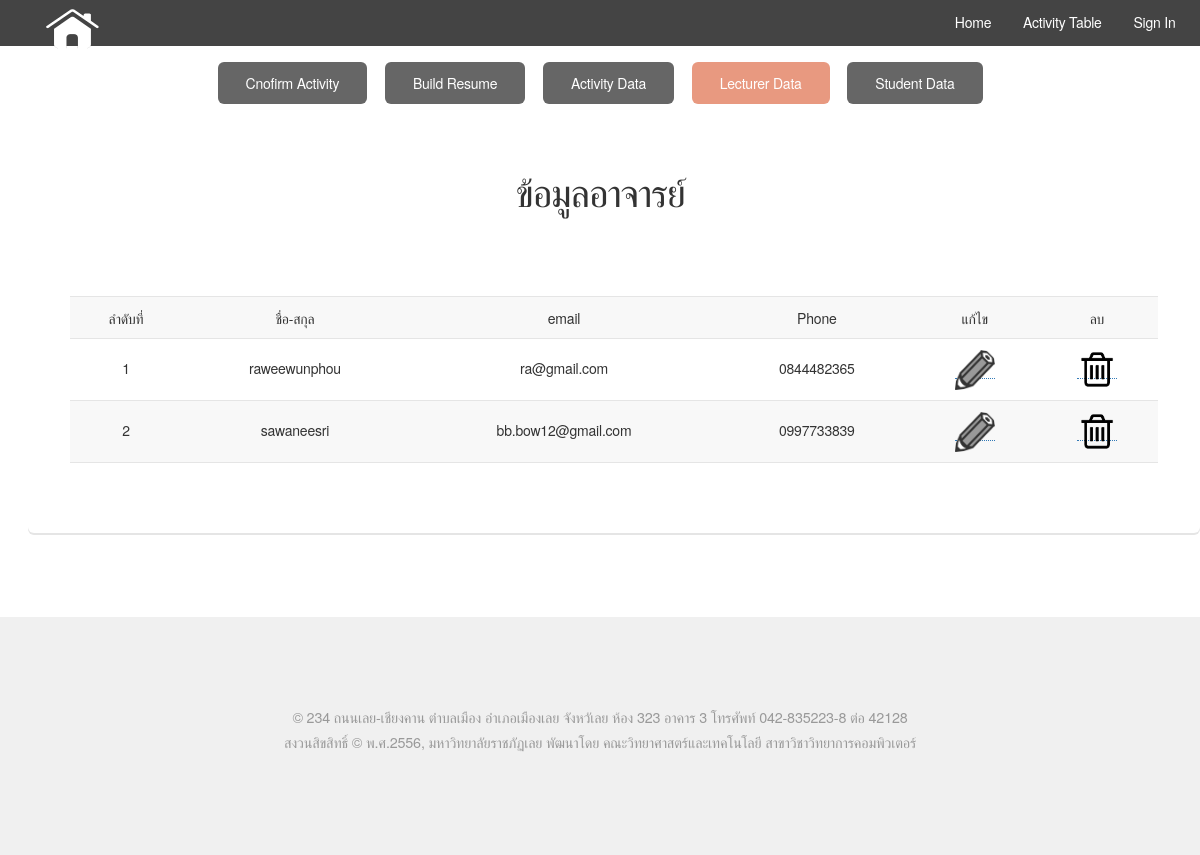
Page /data_aj.php on the committed database.
### tables this page shows
CREATE TABLE `teacher` (
  `teach_id` int(7) NOT NULL AUTO_INCREMENT,
  `teach_name` varchar(255) NOT NULL,
  `teach_lname` varchar(255) NOT NULL,
  `phone` varchar(10) NOT NULL,
  `email` varchar(255) DEFAULT NULL,
  PRIMARY KEY (`teach_id`)
);

### data_aj.php (the view, shortened to what this page needs)
<?php     include_once 'header.php';?>
<br>
				<center><ul class="actions">
						<li><a href="admin.php" class="button">Cnofirm Activity</a></li>
						<li><a href="educate.php" class="button ">Build Resume</a></li>
						<li><a href="Activity_fo.php" class="button">Activity Data</a></li>
						<li><a href="" class="button special">Lecturer Data</a></li>
						<li><a href="data_student.php" class="button ">Student Data</a></li>
					</ul></center>
				<section id="main" class="container">
					<header>
						<h2>ข้อมูลอาจารย์</h2>
					</header>
					<div class="row">
						<div class="12u">
								<section class="box">
									<div class="table-wrapper">
										<table>
												<tr>
			<td align='center'>ลำดับที่</td>
			<td align='center'>ชื่อ-สกุล</td>
			<td align='center'>email</td>
			<td align='center'>Phone</td>
                        <td align='center'>แก้ไข</td>
			<td align='center'>ลบ</td>
												</tr>
<?php
		include_once 'config/config.php';
		$strsql = "SELECT * FROM teacher ORDER BY teach_id DESC";
		$result = mysqli_query($conn,$strsql);
		$row_no = 0;
		while($rs = mysqli_fetch_array($result))
		{
			$row_no++;
	?>
	<tr>
			<td align='center'><?php echo $row_no;?></td>
			<td align='center'><?php echo $rs ['teach_name'].$rs['teach_lname'];?></td>
			<td align='center'><?php echo $rs['email'];?></td>
			<td align='center'><?php echo $rs['phone'];?></td>
                        <td align='center'><a href='add_aj.php?teach_id=<?php echo $rs['teach_id'];?>&method=edit' class='#'><img src="images/din.png" width="40" height="40"></a></td>
                        <td align='center'><a href='data_aj.php?teach_id=<?php echo $rs['teach_id'];?>&method=delete' onclick="return confirm('คุณต้องการลบ?')" class='#'><img src="images/2.png" width="40" height="40"></a></td>
	</tr>
		<?php } ?>
	</table>
						</section>
					</div>
				</div>
			</section>
<?php include_once 'footer.php'; ?>

### rows in the picture
teacher: teach_name "raweewun", teach_lname "phou", email "ra@gmail.com", phone "0844482365"
teacher: teach_name "sawanee", teach_lname "sri", email "bb.bow12@gmail.com", phone "0997733839"
